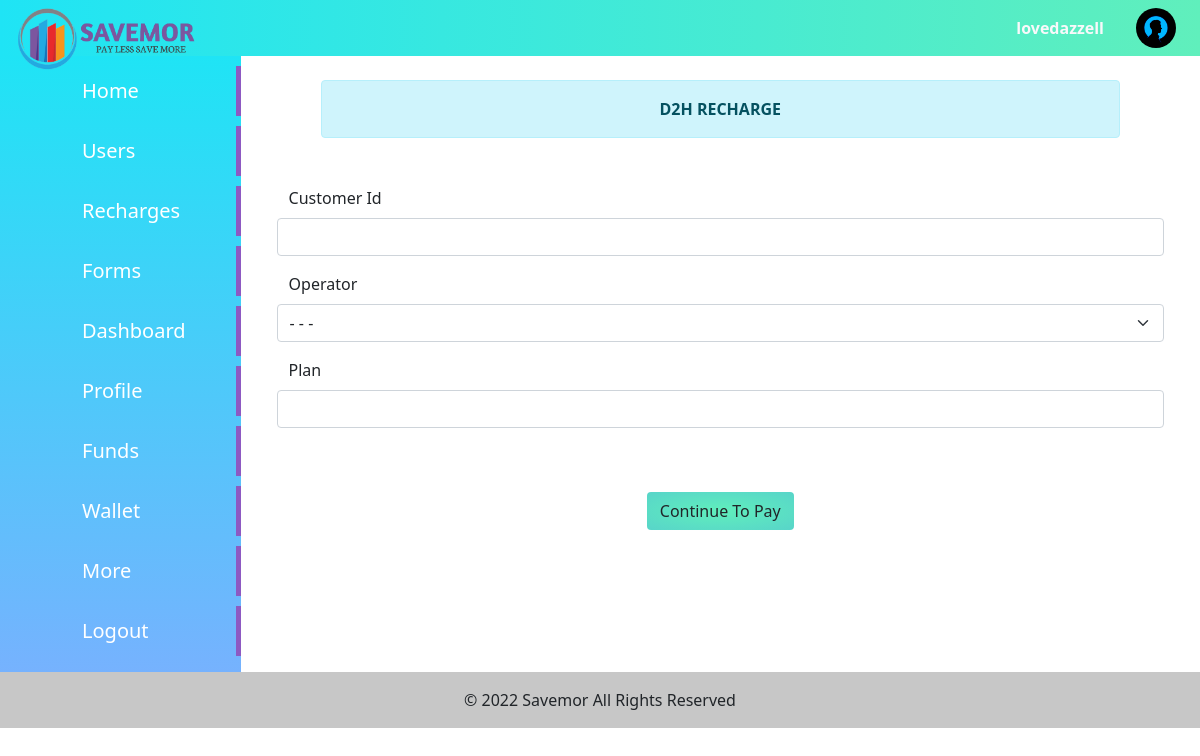
Screenshot of /rec/dthrecharge/ (signed in) with the database file from the repository.
### authentication/models.py (models this page shows)
class User(AbstractUser):
    username = models.CharField(max_length=50,blank = True, null = True)
    mobile = models.IntegerField(null=True,blank=True)
    status = models.CharField(max_length=100,default='I love Investments')
    profile_pic = models.ImageField(default='profile/profile.png',upload_to = 'profile')
    email = models.EmailField(unique=True)
    wallet = models.FloatField(default=0)
    kyc_status = models.BooleanField(default=False)
    kyc_pending = models.BooleanField(default=False)
    terms = models.BooleanField(default=False)
    distibutor_status = models.BooleanField(default=False)
    pin = models.IntegerField(null=True, blank= True)
    certificate_status = models.CharField(max_length=80,default='Regular')
    withdraw_amount = models.IntegerField(null=True)
    withdraw_status = models.BooleanField(default=False)
    Premium_user = models.BooleanField(default=False)
    premium_Created = models.DateField(null = True)
    refer_by = models.CharField(null=True,blank=True,max_length=70)
    USERNAME_FIELD = 'email'
    objects = UserManager()
    REQUIRED_FIELDS = []

### recharge/views.py (the view)
# urls.py: path('dthrecharge/',views.Dth_Recharge,name = 'dthrecharge'),
def Dth_Recharge(request):
    form =    DthRechargeForm()
    context = {'form':form}
    return render(request,'rech/dthrecharge.html',context)

### recharge/forms.py
class DthRechargeForm(forms.ModelForm):
    form =  forms.CharField(label='',widget=forms.HiddenInput(attrs={'value':'d2h'}))
    customer_id = forms.CharField(label='Customer Id',label_suffix='',widget=forms.TextInput(attrs={'class':'form-control'}))
    dish_operator =  forms.ChoiceField(label='Operator',label_suffix="",choices=DISH_OPERATOR,widget=forms.Select(attrs={'class':'form-select '}))
    amount =  forms.IntegerField(label='Plan',label_suffix="",widget=forms.NumberInput(attrs={'class':'form-control'}))
    class Meta:
        model = Recharge
        fields = ['customer_id','dish_operator','amount']

### recharge/templates/rech/dthrecharge.html (shortened to what this page needs)
{% extends "cust/base.html" %}
{% load static %}
{% block content %}
<div class="col-10 mx-auto alert alert-info m-4 text-center"><B>D2H RECHARGE</B></div>
<div class="m-5">
  <form action="{% url 'success' %}" method="POST"  id="mobile-form" enctype="multipart/form-data"  novalidate>
  {% for field in  form %} {% csrf_token %}
  <div class="mb-3 row">
    <div class="form-label">
      {{field.label_tag}}
      </div>
     {{field}}
    </div>
    {% endfor %}
<div class="d-flex justify-content-center">
    <button type="button" class="btn " id="submit" style=" background: radial-gradient(#60efbc, #58d5c9); "  data-bs-toggle="modal" data-bs-target="#staticBackdrop">
      Continue To Pay
    </button>
  </div>
  </form>
</div>
{% endblock content %}

### cust/templates/cust/base.html (shortened to what this page needs)
<!DOCTYPE html>
{% load static %}
<html lang="en">
  <head>
  {% block css %}
  <link rel="stylesheet" href="{% static 'cust/css/bootstrap.css' %}" />
  <link rel="stylesheet" href="{% static 'cust/css/style.css' %}" />
  {% endblock css %}
  </head>
  <body>
    <header>
      <nav class="top bg-theme">
        <ul class="nav p-2">
          <li class="nav-item  h-100">
            <h4 class="my-auto" >
              <img src="{% static 'cust/images/savemor_logo1.png' %}" class="mx-2 logo-full"  style="width: 180px; position:absolute; " alt="">
            </h4>
          </li>
        </ul>
        <ul class="nav p-2">
          <li class="d-flex align-items-center ">
            <a class="nav-link  text-light  " href="{% url 'editprofile' %}"><b class="text-light" >{{request.user.username}}</b></a>
          </li>
          <li class="d-flex align-items-center ">
            <a href="{% url 'editprofile' %}"><img src="{{request.user.profile_pic.url}}" style="width: 40px;height: 40px; border-radius: 50%;" class="mx-3" alt="" >
            </a>
          </li>
        </ul>
      </nav>
    </header>
    <div class="content">
      <div class="content1 bg-panel">
        <div class="leftbar">
          <ul>
            {% if request.user.is_superuser == True %}
            <li class="">
             <a href="{% url  'admindisplay'%}">Home</a>
           </li>
           <li class="">
             <a href="{% url  'allusers'%}">Users</a>
           </li>
           <li class="">
            <a href="{% url 'recharge_admin'   %}">Recharges</a>
          </li>
           <li class="">
             <a href="{% url  'allforms'%}">Forms</a>
           </li>
            {% endif %}
             <li class="">
               <a href="{% url  'profile'%}">Dashboard</a>
             </li>
             <li><a href="{% url  'editprofile'%}">Profile</a></li>
             <li><a href="{% url  'userfdform'%}">Funds</a></li>
             <li><a href="{% url  'wallet'%}">Wallet</a></li>
             <li><a href="{% url  'setting'%}">More</a></li>
             <li><a href="{% url 'userlogout' %}">Logout</a></li>
        </ul>
        </div>
      </div>
      <div class="content2">
{% block content %}
{% endblock content %}
</div>
</div>
<footer style="background-color: rgb(248, 248, 248);" class=" text-center   text-lg-start">
  <div class="text-center p-3" style="background-color: rgba(0, 0, 0, 0.2);">
    © 2022 Savemor
    <a class="text-dark text-decoration-none " href=""> All Rights Reserved </a>
  </div>
</footer>
  </body>
</html>

### cust/static/cust/css/style.css (style rules this page uses)
* { margin: 0; padding:0; }
.top { display:flex; justify-content :space-between; }
.bg-theme { background:linear-gradient(to right,#1fe4f5,#60efbc) ; }
.bg-panel { background:linear-gradient(to bottom,#1fe4f5,#76b2fe) ; }
.leftbar { height: auto; display: flex; justify-content: center; }
.leftbar ul li { list-style-type: none; border-right: 5px solid #8d59c2; margin-top: 10px; padding: 10px 50px; transition: 0.5s; }
.leftbar ul li a { text-decoration: none; font-size: 20px; font-weight: 500; color:rgb(255, 255, 255); }
.content { display: grid; grid-template-columns: 0.2fr 1fr; }
.logo-full { display: block; }

### rows the page displays
User: user.username "lovedazzell", user.profile_pic (picture)

### other values shown
{{ field.label_tag }} "Customer Id" "Operator" "Plan"
